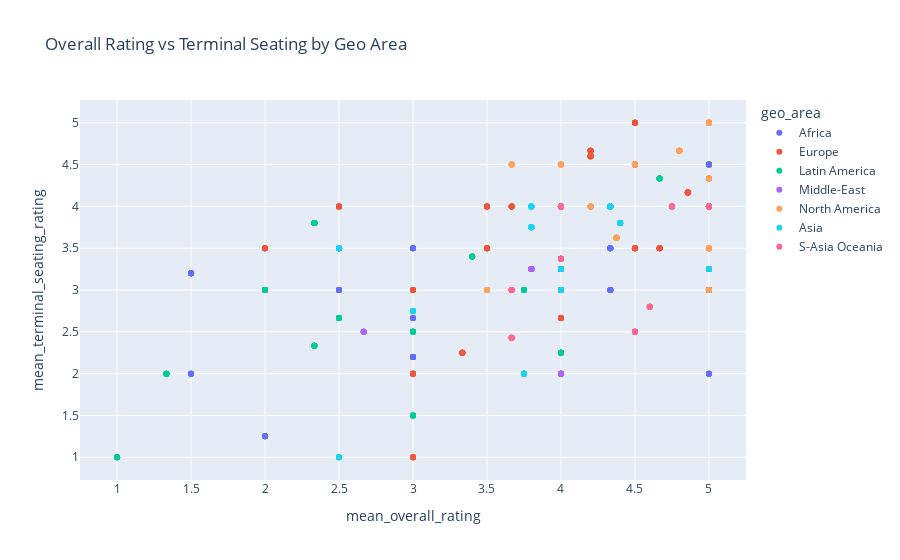

Notebook source saved alongside this figure:
### Code cell
fig = px.scatter(small,
                 x='mean_overall_rating',  
                 y='mean_terminal_seating_rating',  
                 color='geo_area',  
                 title="Overall Rating vs Terminal Seating by Geo Area",
                 labels={'overall_rating': 'Overall Rating', 'terminal_seating_rating': 'Terminal'},
                 hover_data=['airport_name'])  


fig.show()

### Figure 1 — Plotly figure (JSON) as saved in the notebook; plotly's stock layout.template omitted (floating-point values rounded to 4 significant figures; data arrays with more than 128 entries replaced by an {"elided": "..."} marker saying what was removed)
{"data": [{"customdata": [["abuja"], ["abuja"], ["abuja"], ["abuja"], ["abuja"], ["abuja"], ["algiers"], ["algiers"], ["algiers"], ["algiers"], ["algiers"], ["algiers"], ["algiers"], ["algiers"], ["banjul"], ["banjul"], ["banjul"], ["banjul"], ["banjul"], ["banjul"], ["dakar"], ["dakar"], ["dakar"], ["dakar"], ["dakar"], ["durban"], ["durban"], ["durban"], ["durban"], ["durban"], ["durban"], ["durban"], ["durban"], ["entebbe"], ["entebbe"], ["entebbe"], ["entebbe"], ["entebbe"], ["entebbe"], ["entebbe"], ["entebbe"], ["entebbe"], ["freetown"], ["freetown"], ["freetown"], ["freetown"], ["freetown"], ["freetown"], ["freetown"], ["hurghada"], ["hurghada"], ["hurghada"], ["hurghada"], ["hurghada"], ["kilimanjaro"], ["kilimanjaro"], ["kilimanjaro"], ["kilimanjaro"], ["kilimanjaro"], ["kilimanjaro"], ["kilimanjaro"], ["kilimanjaro"], ["lusaka"], ["lusaka"], ["lusaka"], ["lusaka"], ["lusaka"], ["luxor"], ["luxor"], ["luxor"], ["luxor"], ["luxor"], ["luxor"], ["luxor"], ["luxor"], ["mombasa"], ["mombasa"], ["mombasa"], ["mombasa"], ["mombasa"], ["mombasa"], ["mombasa"], ["mombasa"], ["mombasa"], ["monastir"], ["monastir"], ["monastir"], ["monastir"], ["monastir"], ["monastir"], ["monastir"], ["monastir"], ["seychelles"], ["seychelles"], ["seychelles"], ["seychelles"], ["seychelles"], ["seychelles"], ["taba"], ["taba"], ["taba"], ["taba"], ["taba"], ["windhoek"], ["windhoek"], ["windhoek"], ["windhoek"], ["windhoek"], ["windhoek"], ["zanzibar"], ["zanzibar"], ["zanzibar"], ["zanzibar"], ["zanzibar"]], "hovertemplate": "geo_area=Africa<br>mean_overall_rating=%{x}<br>mean_terminal_seating_rating=%{y}<br>airport_name=%{customdata[0]}<extra></extra>", "legendgroup": "Africa", "marker": {"color": "#636efa", "symbol": "circle"}, "mode": "markers", "name": "Africa", "orientation": "v", "showlegend": true, "type": "scatter", "x": [2, 2, 2, 2, 2, 2, 4.333, 4.333, 4.333, 4.333, 4.333, 4.333, 4.333, 4.333, 2, 2, 2, 2, 2, 2, 3, 3, 3, 3, 3, 5, 5, 5, 5, 5, 5, 5, 5, 4, 4, 4, 4, 4, 4, 4, 4, 4, 4, 4, 4, 4, 4, 4, 4, 3, 3, 3, 3, 3, 4.333, 4.333, 4.333, 4.333, 4.333, 4.333, 4.333, 4.333, 5, 5, 5, 5, 5, 2.5, 2.5, 2.5, 2.5, 2.5, 2.5, 2.5, 2.5, 3, 3, 3, 3, 3, 3, 3, 3, 3, 1.5, 1.5, 1.5, 1.5, 1.5, 1.5, 1.5, 1.5, 3, 3, 3, 3, 3, 3, 1.667, 1.667, 1.667, 1.667, 1.667, 2.5, 2.5, 2.5, 2.5, 2.5, 2.5, 1.5, 1.5, 1.5, 1.5, 1.5], "xaxis": "x", "y": [1.25, 1.25, 1.25, 1.25, 1.25, 1.25, 3.5, 3.5, 3.5, 3.5, 3.5, 3.5, 3.5, 3.5, 3, 3, 3, 3, 3, 3, null, null, null, null, null, 4.5, 4.5, 4.5, 4.5, 4.5, 4.5, 4.5, 4.5, 3.25, 3.25, 3.25, 3.25, 3.25, 3.25, 3.25, 3.25, 3.25, 3, 3, 3, 3, 3, 3, 3, 3.5, 3.5, 3.5, 3.5, 3.5, 3, 3, 3, 3, 3, 3, 3, 3, 2, 2, 2, 2, 2, 3, 3, 3, 3, 3, 3, 3, 3, 2.2, 2.2, 2.2, 2.2, 2.2, 2.2, 2.2, 2.2, 2.2, 3.2, 3.2, 3.2, 3.2, 3.2, 3.2, 3.2, 3.2, 2.667, 2.667, 2.667, 2.667, 2.667, 2.667, null, null, null, null, null, 3.5, 3.5, 3.5, 3.5, 3.5, 3.5, 2, 2, 2, 2, 2], "yaxis": "y"}, {"customdata": {"elided": "269x1 str values"}, "hovertemplate": "geo_area=Europe<br>mean_overall_rating=%{x}<br>mean_terminal_seating_rating=%{y}<br>airport_name=%{customdata[0]}<extra></extra>", "legendgroup": "Europe", "marker": {"color": "#EF553B", "symbol": "circle"}, "mode": "markers", "name": "Europe", "orientation": "v", "showlegend": true, "type": "scatter", "x": {"elided": "269 float values"}, "xaxis": "x", "y": {"elided": "269 float values"}, "yaxis": "y"}, {"customdata": [["aruba reina beatrix"], ["aruba reina beatrix"], ["aruba reina beatrix"], ["aruba reina beatrix"], ["aruba reina beatrix"], ["aruba reina beatrix"], ["aruba reina beatrix"], ["aruba reina beatrix"], ["aruba reina beatrix"], ["belo horizonte confins"], ["belo horizonte confins"], ["belo horizonte confins"], ["belo horizonte confins"], ["belo horizonte confins"], ["belo horizonte confins"], ["belo horizonte confins"], ["belo horizonte confins"], ["belo horizonte confins"], ["brasilia"], ["brasilia"], ["brasilia"], ["brasilia"], ["brasilia"], ["brasilia"], ["brasilia"], ["brasilia"], ["brasilia"], ["crown point tobago"], ["crown point tobago"], ["crown point tobago"], ["crown point tobago"], ["crown point tobago"], ["crown point tobago"], ["crown point tobago"], ["curacao"], ["curacao"], ["curacao"], ["curacao"], ["curacao"], ["curacao"], ["curacao"], ["guayaquil"], ["guayaquil"], ["guayaquil"], ["guayaquil"], ["guayaquil"], ["holguin"], ["holguin"], ["holguin"], ["holguin"], ["holguin"], ["holguin"], ["holguin"], ["manaus"], ["manaus"], ["manaus"], ["manaus"], ["manaus"], ["manaus"], ["quito mariscal"], ["quito mariscal"], ["quito mariscal"], ["quito mariscal"], ["quito mariscal"], ["quito mariscal"], ["recife"], ["recife"], ["recife"], ["recife"], ["recife"], ["salvador"], ["salvador"], ["salvador"], ["salvador"], ["salvador"], ["salvador"], ["santo domingo"], ["santo domingo"], ["santo domingo"], ["santo domingo"], ["santo domingo"], ["santo domingo"], ["santo domingo"], ["santo domingo"], ["sao paulo congonhas"], ["sao paulo congonhas"], ["sao paulo congonhas"], ["sao paulo congonhas"], ["sao paulo congonhas"], ["sao paulo congonhas"]], "hovertemplate": "geo_area=Latin America<br>mean_overall_rating=%{x}<br>mean_terminal_seating_rating=%{y}<br>airport_name=%{customdata[0]}<extra></extra>", "legendgroup": "Latin America", "marker": {"color": "#00cc96", "symbol": "circle"}, "mode": "markers", "name": "Latin America", "orientation": "v", "showlegend": true, "type": "scatter", "x": [2.333, 2.333, 2.333, 2.333, 2.333, 2.333, 2.333, 2.333, 2.333, 4, 4, 4, 4, 4, 4, 4, 4, 4, 3, 3, 3, 3, 3, 3, 3, 3, 3, 1.333, 1.333, 1.333, 1.333, 1.333, 1.333, 1.333, 2.5, 2.5, 2.5, 2.5, 2.5, 2.5, 2.5, 3.4, 3.4, 3.4, 3.4, 3.4, 1, 1, 1, 1, 1, 1, 1, 3, 3, 3, 3, 3, 3, 2, 2, 2, 2, 2, 2, 5, 5, 5, 5, 5, 2.333, 2.333, 2.333, 2.333, 2.333, 2.333, 4.667, 4.667, 4.667, 4.667, 4.667, 4.667, 4.667, 4.667, 3.75, 3.75, 3.75, 3.75, 3.75, 3.75], "xaxis": "x", "y": [3.8, 3.8, 3.8, 3.8, 3.8, 3.8, 3.8, 3.8, 3.8, 2.25, 2.25, 2.25, 2.25, 2.25, 2.25, 2.25, 2.25, 2.25, 2.5, 2.5, 2.5, 2.5, 2.5, 2.5, 2.5, 2.5, 2.5, 2, 2, 2, 2, 2, 2, 2, 2.667, 2.667, 2.667, 2.667, 2.667, 2.667, 2.667, 3.4, 3.4, 3.4, 3.4, 3.4, 1, 1, 1, 1, 1, 1, 1, 1.5, 1.5, 1.5, 1.5, 1.5, 1.5, 3, 3, 3, 3, 3, 3, 3, 3, 3, 3, 3, 2.333, 2.333, 2.333, 2.333, 2.333, 2.333, 4.333, 4.333, 4.333, 4.333, 4.333, 4.333, 4.333, 4.333, 3, 3, 3, 3, 3, 3], "yaxis": "y"}, {"customdata": [["beirut"], ["beirut"], ["beirut"], ["beirut"], ["beirut"], ["beirut"], ["beirut"], ["beirut"], ["beirut"], ["hamad doha"], ["hamad doha"], ["hamad doha"], ["hamad doha"], ["hamad doha"], ["sharjah"], ["sharjah"], ["sharjah"], ["sharjah"], ["sharjah"], ["sharjah"], ["tehran mehrabad"], ["tehran mehrabad"], ["tehran mehrabad"], ["tehran mehrabad"], ["tehran mehrabad"]], "hovertemplate": "geo_area=Middle-East<br>mean_overall_rating=%{x}<br>mean_terminal_seating_rating=%{y}<br>airport_name=%{customdata[0]}<extra></extra>", "legendgroup": "Middle-East", "marker": {"color": "#ab63fa", "symbol": "circle"}, "mode": "markers", "name": "Middle-East", "orientation": "v", "showlegend": true, "type": "scatter", "x": [3.8, 3.8, 3.8, 3.8, 3.8, 3.8, 3.8, 3.8, 3.8, null, null, null, null, null, 2.667, 2.667, 2.667, 2.667, 2.667, 2.667, 4, 4, 4, 4, 4], "xaxis": "x", "y": [3.25, 3.25, 3.25, 3.25, 3.25, 3.25, 3.25, 3.25, 3.25, 3.25, 3.25, 3.25, 3.25, 3.25, 2.5, 2.5, 2.5, 2.5, 2.5, 2.5, 2, 2, 2, 2, 2], "yaxis": "y"}, {"customdata": [["bermuda"], ["bermuda"], ["bermuda"], ["bermuda"], ["bermuda"], ["colorado springs"], ["colorado springs"], ["colorado springs"], ["colorado springs"], ["colorado springs"], ["colorado springs"], ["colorado springs"], ["columbus"], ["columbus"], ["columbus"], ["columbus"], ["columbus"], ["dallas love field"], ["dallas love field"], ["dallas love field"], ["dallas love field"], ["dallas love field"], ["fort myers"], ["fort myers"], ["fort myers"], ["fort myers"], ["fort myers"], ["fort myers"], ["fort myers"], ["fort myers"], ["fort myers"], ["hartford"], ["hartford"], ["hartford"], ["hartford"], ["hartford"], ["hartford"], ["hartford"], ["hartford"], ["hartford"], ["hilo"], ["hilo"], ["hilo"], ["hilo"], ["hilo"], ["hilo"], ["indianapolis"], ["indianapolis"], ["indianapolis"], ["indianapolis"], ["indianapolis"], ["indianapolis"], ["indianapolis"], ["indianapolis"], ["indianapolis"], ["jacksonville"], ["jacksonville"], ["jacksonville"], ["jacksonville"], ["jacksonville"], ["john wayne"], ["john wayne"], ["john wayne"], ["john wayne"], ["john wayne"], ["john wayne"], ["little rock"], ["little rock"], ["little rock"], ["little rock"], ["little rock"], ["little rock"], ["long beach"], ["long beach"], ["long beach"], ["long beach"], ["long beach"], ["long beach"], ["long island macarthur"], ["long island macarthur"], ["long island macarthur"], ["long island macarthur"], ["long island macarthur"], ["long island macarthur"], ["long island macarthur"], ["memphis"], ["memphis"], ["memphis"], ["memphis"], ["memphis"], ["memphis"], ["memphis"], ["milwaukee"], ["milwaukee"], ["milwaukee"], ["milwaukee"], ["milwaukee"], ["milwaukee"], ["milwaukee"], ["milwaukee"], ["milwaukee"], ["muscle shoals"], ["muscle shoals"], ["muscle shoals"], ["muscle shoals"], ["muscle shoals"], ["nashville"], ["nashville"], ["nashville"], ["nashville"], ["nashville"], ["nashville"], ["sacramento"], ["sacramento"], ["sacramento"], ["sacramento"], ["sacramento"], ["sacramento"], ["sacramento"], ["sacramento"], ["sacramento"]], "hovertemplate": "geo_area=North America<br>mean_overall_rating=%{x}<br>mean_terminal_seating_rating=%{y}<br>airport_name=%{customdata[0]}<extra></extra>", "legendgroup": "North America", "marker": {"color": "#FFA15A", "symbol": "circle"}, "mode": "markers", "name": "North America", "orientation": "v", "showlegend": true, "type": "scatter", "x": [null, null, null, null, null, 5, 5, 5, 5, 5, 5, 5, 3.667, 3.667, 3.667, 3.667, 3.667, null, null, null, null, null, 4.375, 4.375, 4.375, 4.375, 4.375, 4.375, 4.375, 4.375, 4.375, 5, 5, 5, 5, 5, 5, 5, 5, 5, 4, 4, 4, 4, 4, 4, 5, 5, 5, 5, 5, 5, 5, 5, 5, 5, 5, 5, 5, 5, 4, 4, 4, 4, 4, 4, 5, 5, 5, 5, 5, 5, 5, 5, 5, 5, 5, 5, 5, 5, 5, 5, 5, 5, 5, 3.5, 3.5, 3.5, 3.5, 3.5, 3.5, 3.5, 4.8, 4.8, 4.8, 4.8, 4.8, 4.8, 4.8, 4.8, 4.8, null, null, null, null, null, 4.5, 4.5, 4.5, 4.5, 4.5, 4.5, 4.2, 4.2, 4.2, 4.2, 4.2, 4.2, 4.2, 4.2, 4.2], "xaxis": "x", "y": [null, null, null, null, null, 5, 5, 5, 5, 5, 5, 5, 4.5, 4.5, 4.5, 4.5, 4.5, null, null, null, null, null, 3.625, 3.625, 3.625, 3.625, 3.625, 3.625, 3.625, 3.625, 3.625, 3.5, 3.5, 3.5, 3.5, 3.5, 3.5, 3.5, 3.5, 3.5, 3, 3, 3, 3, 3, 3, 4.333, 4.333, 4.333, 4.333, 4.333, 4.333, 4.333, 4.333, 4.333, 5, 5, 5, 5, 5, 4.5, 4.5, 4.5, 4.5, 4.5, 4.5, 5, 5, 5, 5, 5, 5, 3, 3, 3, 3, 3, 3, 5, 5, 5, 5, 5, 5, 5, 3, 3, 3, 3, 3, 3, 3, 4.667, 4.667, 4.667, 4.667, 4.667, 4.667, 4.667, 4.667, 4.667, null, null, null, null, null, 4.5, 4.5, 4.5, 4.5, 4.5, 4.5, 4, 4, 4, 4, 4, 4, 4, 4, 4], "yaxis": "y"}, {"customdata": [["chengdu"], ["chengdu"], ["chengdu"], ["chengdu"], ["chengdu"], ["coimbatore"], ["coimbatore"], ["coimbatore"], ["coimbatore"], ["coimbatore"], ["hangzhou"], ["hangzhou"], ["hangzhou"], ["hangzhou"], ["hangzhou"], ["hangzhou"], ["hangzhou"], ["hangzhou"], ["kunming"], ["kunming"], ["kunming"], ["kunming"], ["kunming"], ["kunming"], ["pune"], ["pune"], ["pune"], ["pune"], ["pune"], ["pune"], ["pune"], ["pune"], ["pune"], ["qingdao"], ["qingdao"], ["qingdao"], ["qingdao"], ["qingdao"], ["qingdao"], ["qingdao"], ["sapporo chitose"], ["sapporo chitose"], ["sapporo chitose"], ["sapporo chitose"], ["sapporo chitose"], ["sapporo chitose"], ["sapporo chitose"], ["sapporo chitose"], ["seoul gimpo"], ["seoul gimpo"], ["seoul gimpo"], ["seoul gimpo"], ["seoul gimpo"], ["seoul gimpo"], ["seoul gimpo"], ["seoul gimpo"], ["shenyang"], ["shenyang"], ["shenyang"], ["shenyang"], ["shenyang"], ["shenyang"], ["shenyang"], ["xian xianyang"], ["xian xianyang"], ["xian xianyang"], ["xian xianyang"], ["xian xianyang"], ["xian xianyang"], ["xian xianyang"], ["xian xianyang"], ["xiamen"], ["xiamen"], ["xiamen"], ["xiamen"], ["xiamen"], ["xiamen"], ["xiamen"], ["xiamen"], ["xiamen"]], "hovertemplate": "geo_area=Asia<br>mean_overall_rating=%{x}<br>mean_terminal_seating_rating=%{y}<br>airport_name=%{customdata[0]}<extra></extra>", "legendgroup": "Asia", "marker": {"color": "#19d3f3", "symbol": "circle"}, "mode": "markers", "name": "Asia", "orientation": "v", "showlegend": true, "type": "scatter", "x": [4, 4, 4, 4, 4, 2.5, 2.5, 2.5, 2.5, 2.5, 4.333, 4.333, 4.333, 4.333, 4.333, 4.333, 4.333, 4.333, 3.75, 3.75, 3.75, 3.75, 3.75, 3.75, 3, 3, 3, 3, 3, 3, 3, 3, 3, 4.4, 4.4, 4.4, 4.4, 4.4, 4.4, 4.4, 3.8, 3.8, 3.8, 3.8, 3.8, 3.8, 3.8, 3.8, 4, 4, 4, 4, 4, 4, 4, 4, 5, 5, 5, 5, 5, 5, 5, 2.5, 2.5, 2.5, 2.5, 2.5, 2.5, 2.5, 2.5, 3.8, 3.8, 3.8, 3.8, 3.8, 3.8, 3.8, 3.8, 3.8], "xaxis": "x", "y": [3.25, 3.25, 3.25, 3.25, 3.25, 1, 1, 1, 1, 1, 4, 4, 4, 4, 4, 4, 4, 4, 2, 2, 2, 2, 2, 2, 2.75, 2.75, 2.75, 2.75, 2.75, 2.75, 2.75, 2.75, 2.75, 3.8, 3.8, 3.8, 3.8, 3.8, 3.8, 3.8, 3.75, 3.75, 3.75, 3.75, 3.75, 3.75, 3.75, 3.75, 3, 3, 3, 3, 3, 3, 3, 3, 3.25, 3.25, 3.25, 3.25, 3.25, 3.25, 3.25, 3.5, 3.5, 3.5, 3.5, 3.5, 3.5, 3.5, 3.5, 4, 4, 4, 4, 4, 4, 4, 4, 4], "yaxis": "y"}, {"customdata": [["clark"], ["clark"], ["clark"], ["clark"], ["clark"], ["clark"], ["clark"], ["hobart"], ["hobart"], ["hobart"], ["hobart"], ["hobart"], ["hobart"], ["hobart"], ["hobart"], ["hobart"], ["kota kinabalu"], ["kota kinabalu"], ["kota kinabalu"], ["kota kinabalu"], ["kota kinabalu"], ["launceston"], ["launceston"], ["launceston"], ["launceston"], ["launceston"], ["medan"], ["medan"], ["medan"], ["medan"], ["medan"], ["medan"], ["medan"], ["medan"], ["subang kuala lumpur"], ["subang kuala lumpur"], ["subang kuala lumpur"], ["subang kuala lumpur"], ["subang kuala lumpur"], ["tontouta"], ["tontouta"], ["tontouta"], ["tontouta"], ["tontouta"], ["tontouta"], ["tontouta"], ["tontouta"], ["vientiane"], ["vientiane"], ["vientiane"], ["vientiane"], ["vientiane"], ["vientiane"], ["vientiane"], ["vientiane"], ["yogyakarta"], ["yogyakarta"], ["yogyakarta"], ["yogyakarta"], ["yogyakarta"], ["yogyakarta"], ["yogyakarta"]], "hovertemplate": "geo_area=S-Asia Oceania<br>mean_overall_rating=%{x}<br>mean_terminal_seating_rating=%{y}<br>airport_name=%{customdata[0]}<extra></extra>", "legendgroup": "S-Asia Oceania", "marker": {"color": "#FF6692", "symbol": "circle"}, "mode": "markers", "name": "S-Asia Oceania", "orientation": "v", "showlegend": true, "type": "scatter", "x": [3.667, 3.667, 3.667, 3.667, 3.667, 3.667, 3.667, 5, 5, 5, 5, 5, 5, 5, 5, 5, 4.5, 4.5, 4.5, 4.5, 4.5, 4, 4, 4, 4, 4, 4, 4, 4, 4, 4, 4, 4, 4, 4.6, 4.6, 4.6, 4.6, 4.6, 4, 4, 4, 4, 4, 4, 4, 4, 4.75, 4.75, 4.75, 4.75, 4.75, 4.75, 4.75, 4.75, 3.667, 3.667, 3.667, 3.667, 3.667, 3.667, 3.667], "xaxis": "x", "y": [2.429, 2.429, 2.429, 2.429, 2.429, 2.429, 2.429, 4, 4, 4, 4, 4, 4, 4, 4, 4, 2.5, 2.5, 2.5, 2.5, 2.5, 4, 4, 4, 4, 4, 3.375, 3.375, 3.375, 3.375, 3.375, 3.375, 3.375, 3.375, 2.8, 2.8, 2.8, 2.8, 2.8, 4, 4, 4, 4, 4, 4, 4, 4, 4, 4, 4, 4, 4, 4, 4, 4, 3, 3, 3, 3, 3, 3, 3], "yaxis": "y"}], "layout": {"legend": {"title": {"text": "geo_area"}, "tracegroupgap": 0}, "title": {"text": "Overall Rating vs Terminal Seating by Geo Area"}, "xaxis": {"anchor": "y", "domain": [0, 1], "title": {"text": "mean_overall_rating"}}, "yaxis": {"anchor": "x", "domain": [0, 1], "title": {"text": "mean_terminal_seating_rating"}}}}
